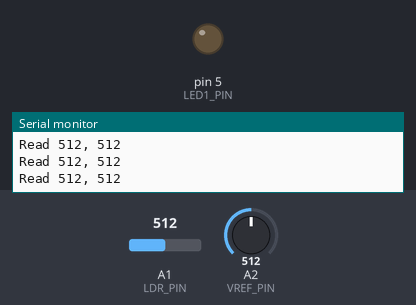
Bench run of a sketch on a simulated Arduino Uno, built with avr-gcc and run on an emulated ATmega328P. On the bench: output pins drawn as LEDs (lit = HIGH), the last lines printed to the serial monitor. The test bench sets the inputs (shaded band); at power-on: A2 (VREF_PIN) = 512, A1 (LDR_PIN) = 512.

Above: at 1.2 s.
1.3 s: A2 (VREF_PIN) set to 520
At 1.9 s:
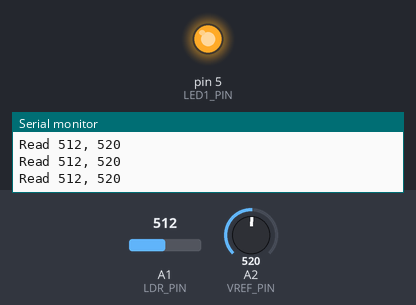
2.9 s: A2 (VREF_PIN) set to 511
At 3.3 s:
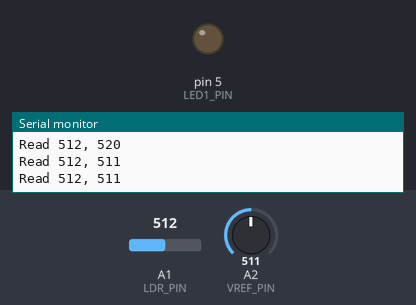
4.5 s: A2 (VREF_PIN) set to 716
At 5.9 s:
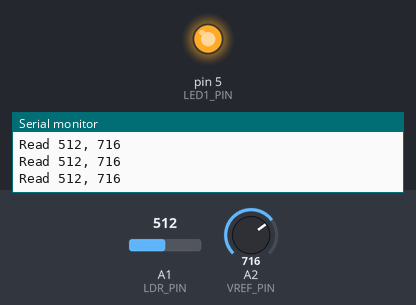
Timing chart, 0 to 7.5 s (numbered marks = the images above; inputs shaded):
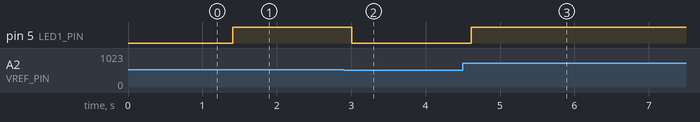

The sketch:

LDR.ino
```cpp
const byte LDR_PIN = A1; // from LDR
const byte VREF_PIN = A2; // from Trimpot
const byte LED1_PIN = 5; // to LED1
void setup() {
pinMode( LED1_PIN, OUTPUT );
digitalWrite( LED1_PIN, LOW );
analogReference( DEFAULT );
Serial.begin( 9600 ); // open serial port
}
void loop() {
// read analog values
int value1 = analogRead( LDR_PIN );
int value2 = analogRead( VREF_PIN );
// send message to serial port

if(value1 < value2 ){                               //เมื่อค่า value1 < value 2 ให้หลอดไฟติด
  digitalWrite(LED1_PIN, HIGH);
}
else{
  digitalWrite(LED1_PIN , LOW);
}
Serial.print( "Read " );                  //แสดงผล value1 และ value 2
Serial.print( value1, DEC );
Serial.print( ", " );
Serial.println( value2, DEC );
delay( 200 );
}
```

Measured:
- the behaviour switches between 512 and 513 on A2 (VREF_PIN) (found by bisection; images 0 and 1)
- after the input at 1.3 s, pin 5 (LED1_PIN): LOW → HIGH after 0.10 s
- after the input at 2.9 s, pin 5 (LED1_PIN): HIGH → LOW after 0.11 s
- after the input at 4.5 s, pin 5 (LED1_PIN): LOW → HIGH after 0.11 s
